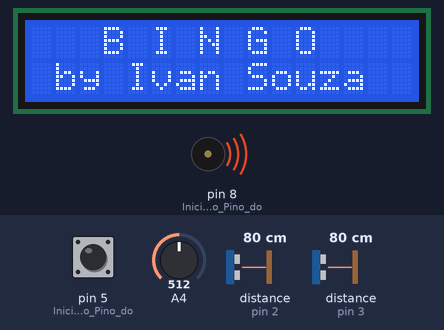
Recording of a sketch running on a simulated Arduino Uno, built with avr-gcc and run on an emulated ATmega328P. Parts: 16×2 character LCD, buzzer (waves = sounding). Wiring (inferred from the names in the program): 2 × range finder with pulse-width output: data pin 2 / data pin 3. The test bench sets the inputs (shaded band); at power-on: pin 5 (Inicialização_do_Pino_do) LOW, A4 = 512, distance to the obstacle (sensors on pin 2, pin 3) 80 cm. Random numbers use the default seed unless the sketch sets one.

Above: at 0.8 s.
0.9 s: pin 5 (Inicialização_do_Pino_do) pulled HIGH for 3.2 s
At 4.8 s:
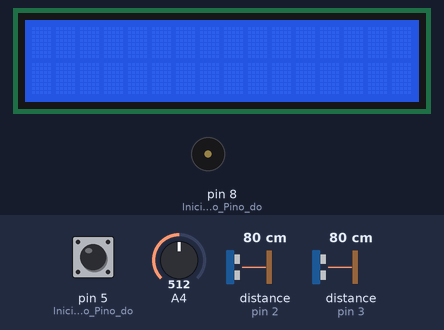
5.6 s: pin 5 (Inicialização_do_Pino_do) driven HIGH
At 6.38 s:
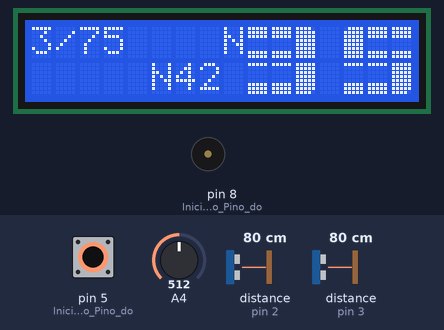
8.1 s: pin 5 (Inicialização_do_Pino_do) driven LOW
9.6 s: pin 5 (Inicialização_do_Pino_do) driven HIGH
At 9.88 s:
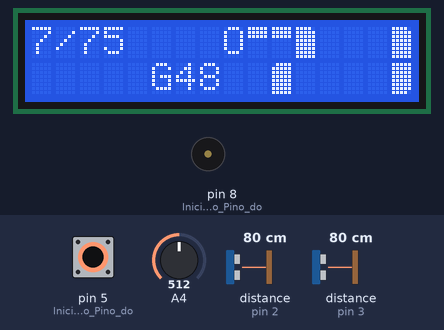
Timing chart, 0 to 20.2 s (numbered marks = the images above; inputs shaded):
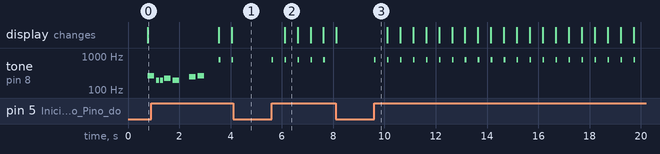

Measured:
- after the input at 5.6 s, tone on pin 8 (Inicialização_do_Pino_do): alternates 784 Hz for 0.06 s and silent for 0.44 s, starting at once; the display: changes after 0.51 s (image 2)
- after the input at 9.6 s, tone on pin 8 (Inicialização_do_Pino_do): alternates 784 Hz for 0.06 s and silent for 0.44 s, starting at once
- by itself, tone on pin 8 (Inicialização_do_Pino_do): plays 196 Hz for 0.13 s, 196 Hz for 0.13 s, 220 Hz for 0.25 s, 196 Hz for 0.25 s, 247 Hz for 0.25 s, 262 Hz for 0.25 s … (8 notes in this stretch)
- what the display in image 2 shows lasts 0.5 s, from 6.1 s to 6.6 s

The sketch:

bingo.ino
```cpp
// (licence header left out)
#include <Wire.h>
#include <LiquidCrystal.h>
// Definição de frequencia das Notas de melodias
#include "pitches.h"

LiquidCrystal lcd(A2, A0, 12, 11, 10, 9); // Pinos do Arduino ligados ao LCD 16x2

// As oito Matrizes que formam os segmentos dos números grandes
byte LT[8] =  { B01111, B11111, B11111, B11111, B11111, B11111, B11111, B11111 };
byte UB[8] =  { B11111, B11111, B11111, B00000, B00000, B00000, B00000, B00000 };
byte RT[8] =  { B11110, B11111, B11111, B11111, B11111, B11111, B11111, B11111 };
byte LL[8] =  { B11111, B11111, B11111, B11111, B11111, B11111, B11111, B01111 };
byte LB[8] =  { B00000, B00000, B00000, B00000, B00000, B11111, B11111, B11111 };
byte LR[8] =  { B11111, B11111, B11111, B11111, B11111, B11111, B11111, B11110 };
byte UMB[8] = { B11111, B11111, B11111, B00000, B00000, B00000, B11111, B11111 };
byte LMB[8] = { B11111, B00000, B00000, B00000, B00000, B11111, B11111, B11111 };


volatile int number = 0;	// Variável de Controle do número sorteado
					                // também utilizada nas rotinas de interrução do encoder
int oldnumber = number;   // Variavel temporária de controle do número anterior
int buttonState = 0;		  // Variavel de Controle do Botão

volatile boolean halfleft = false;	// Usada nas interrupções do encoder
volatile boolean halfright = false; // Usada nas interrupções do encoder

// Variável de controle de posição de número grande
int x = 0;

// Melodia de Início do Bingo:
int melody[] = {
  NOTE_C4, NOTE_G3, NOTE_G3, NOTE_A3, NOTE_G3, 0, NOTE_B3, NOTE_C4
};

// Duração das notas da melodia de Início do Bingo:
int noteDurations[] = {
  4, 8, 8, 4, 4, 4, 4, 4
};

// Variável de controle do número randômico:
long randNumber;

// A Matriz dos números do Bingo (75 pedras):
int anArray[] = { 1, 2, 3, 4, 5, 6, 7, 8, 9, 10, 11, 12, 13, 14, 15, 16, 17, 18, 19, 20, 21, 22, 23, 24, 25, 26, 27, 28, 29, 30, 31, 32, 33, 34, 35, 36, 37, 38, 39, 40, 41, 42, 43, 44, 45, 46, 47, 48, 49, 50, 51, 52, 53, 54, 55, 56, 57, 58, 59, 60, 61, 62, 63, 64, 65, 66, 67, 68, 69, 70, 71, 72, 73, 74, 75 };

// Tamanho da Matriz:
int elements = sizeof(anArray) / sizeof(int);

// Variável de Controle do número sorteado:
int numsort = 0;

// Variáveis de Controle das letras do Bingo...
int numletra, numletraant;

void setup()
{
  pinMode(9, OUTPUT);     // Incialização dos Pinos do LCD...
  digitalWrite(9, LOW);   //
  pinMode(10, OUTPUT);     //
  digitalWrite(10,LOW);    //
  pinMode(11, OUTPUT);     //
  digitalWrite(11,LOW);    //
  pinMode(12, OUTPUT);     //
  digitalWrite(12,LOW);    //
  pinMode(A0, OUTPUT);     //
  digitalWrite(A0,LOW);    //
  pinMode(A2, OUTPUT);     //
  digitalWrite(A2,LOW);    //


  pinMode(8,OUTPUT);       // Inicialização do Pino do Buzzer
  pinMode(8,LOW);

  lcd.begin(16,2);         // Inicialização o LCD

  pinMode(5, INPUT);       // Inicialização do Pino do Botão de Sorteio
  digitalWrite(5,HIGH);

  pinMode(2, INPUT);       // Inicialização dos Pinos do Encoder
  digitalWrite(2, HIGH);	 // Liga o resistor interno de pullup
  pinMode(3, INPUT);       // Inicialização dos Pinos do Encoder
  digitalWrite(3, HIGH);	 // Liga o resistor interno de pullup

  // Inicialização das interrupções do rotary encoder:
  attachInterrupt(0, isr_2, FALLING);	// Chama isr_2 quando o pino 2 vai para LOW
  attachInterrupt(1, isr_3, FALLING);	// Chama isr_3 quando o pino 3 vai para LOW

  // Controle da semente do randômico
  unsigned long seed = seedOut(31);
  randomSeed(seed);

  // Cria os segmentos dos números grandes:
  lcd.createChar(0, LT);
  lcd.createChar(1, UB);
  lcd.createChar(2, RT);
  lcd.createChar(3, LL);
  lcd.createChar(4, LB);
  lcd.createChar(5, LR);
  lcd.createChar(6, UMB);
  lcd.createChar(7, LMB);

  // Embaralha os números da Matriz do Bingo...
  shuffle(anArray, elements, sizeof(int));

  // Inicializa uma variável de controle:
  oldnumber = 1;

  // Mensagem de boas vindas...
  lcd.setCursor(3, 0);
  lcd.print("B I N G O");
  lcd.setCursor(1, 1);
  lcd.print("by Ivan Souza");

  // Toca a melodia de boas vindas...
  for (int thisNote = 0; thisNote < 8; thisNote++) {
	  int noteDuration = 1000 / noteDurations[thisNote];
	  tone(8, melody[thisNote], noteDuration);
  	int pauseBetweenNotes = noteDuration * 1.30;
	  delay(pauseBetweenNotes);
	noTone(8);
  }

  // Apresenta a mensagem de início do Bingo...
  delay(500);
  lcd.clear();
  lcd.print(" Aperte o botao");
  lcd.setCursor(2, 1);
  lcd.print("para Iniciar");

  // Aguarda o pressionamento do Botão para Iniciar...
  while (buttonState == LOW) {
	  buttonState = digitalRead(5);
  }

  // Toca o Tom de Início do Bingo / Pressionamento do botão...
  int noteDuration = 1000 / 16;
  tone(8, NOTE_G5, noteDuration);
  delay(500);
  lcd.clear();
}

void loop()
{
  // Inicializa variável de Controle e das letras do bingo
  int kk;
  String letra = "BINGO";

  // Verifica o Pressionamento do Botão...
  buttonState = digitalRead(5);
  if (buttonState == HIGH) {
    // Sorteia o Numero...
	  numsort++;
	  number = numsort;
    digitalWrite(5,LOW); // desliga o botão...

    // Toca o Tom de Início do Botão...
    int noteDuration = 1000 / 16;
	  tone(8, NOTE_G5, noteDuration);

    // Pausa de meio segundo...
	  delay(500);
  }

  // Controle de Fim e Início do número sorteado
  if (number < 0) {
	  number = 0;
	  tone(8, NOTE_G2, 1000 / 16);
  }
  if (numsort > 74) {
	  numsort = 74;
	  number = numsort;
  }
  if (number > numsort) {
	  number = numsort;
	  tone(8, NOTE_G2, 1000 / 16);
  }

  // Controle de novo número...
  if (number != oldnumber) {
	  Serial.println(number);
	  kk = number;
	  oldnumber = number;
	  if (number < 0) {
	    number = 0;
	    tone(8, NOTE_G2, 1000 / 16);
	  }
	  if (number > 74) {
	    number = 74;
	    tone(8, NOTE_G2, 1000 / 16);
	  }

    // Apresenta a letra e o novo número sorteado...
	  lcd.setCursor(8, 0);
	  lcd.print(" ");
	  lcd.setCursor(8, 0);
	  numletra = map(anArray[kk], 0, 76, 0, 5);
	  lcd.print(letra.substring(numletra, numletra + 1));
	  lcd.setCursor(0, 0);
	  lcd.print("  /  ");
	  lcd.setCursor(0, 0);
	  lcd.print(kk + 1);
	  lcd.print("/75");
	  if (kk > 0) {
	    numletraant = map(anArray[kk - 1], 0, 76, 0, 5);
	    lcd.setCursor(5, 1);
	    lcd.print("   ");
	    lcd.setCursor(5, 1);
	    lcd.print(letra.substring(numletraant, numletraant + 1));
	    lcd.print(anArray[kk - 1]);
	  } else {
	    lcd.setCursor(5, 1);
	    lcd.print("   ");
	  }
	  x = 9;
	  numberf(anArray[kk]);
  }
}

// Função para gerar randomico de um valor: 0 <= x < n, onde n é o número de possíveis números
int rand_range(int n)
{
    int r, ul;
    ul = RAND_MAX - RAND_MAX % n;
    while ((r = random(RAND_MAX + 1)) >= ul);
    //r = random(ul);
    return r % n;
}

// Função para realizar a troca dos números da matriz...
void shuffle_swap(int index_a, int index_b, int *array, int size)
{
    char *x, *y, tmp[size];

    if (index_a == index_b)
	return;

    x = (char *) array + index_a * size;
    y = (char *) array + index_b * size;

    memcpy(tmp, x, size);
    memcpy(x, y, size);
    memcpy(y, tmp, size);
}

// Função para misturar todos os itens da matriz...
void shuffle(int *array, int nmemb, int size)
{
    int r;

    while (nmemb > 1) {
	r = rand_range(nmemb--);
	shuffle_swap(nmemb, r, array, size);
    }
}

// Função de controle de número grande menor que 10 (zero a esquerda)...
void numberf(int n)
{
    custom(n / 10);
    x = x + 4;
    custom(n % 10);
}


// Função para imprimir o número grande...
void custom(int n)
{
    switch (n) {
    case 0:{			          // Segmentos usados para fazer o número 0
	    lcd.setCursor(x, 0);
	    lcd.write((byte)0);
	    lcd.write(1);
	    lcd.write(2);
	    lcd.setCursor(x, 1);
	    lcd.write(3);
	    lcd.write(4);
	    lcd.write(5);
	    break;
	}

    case 1:{
	    lcd.setCursor(x, 0);
	    lcd.write(32);
	    lcd.write(32);
	    lcd.write(2);
	    lcd.setCursor(x, 1);
	    lcd.write(32);
	    lcd.write(32);
	    lcd.write(5);
	    break;
	}
    case 2:{
	    lcd.setCursor(x, 0);
	    lcd.write(6);
	    lcd.write(6);
	    lcd.write(2);
	    lcd.setCursor(x, 1);
	    lcd.write(3);
	    lcd.write(7);
	    lcd.write(7);
	    break;
	}

    case 3:{
	    lcd.setCursor(x, 0);
	    lcd.write(6);
	    lcd.write(6);
	    lcd.write(2);
	    lcd.setCursor(x, 1);
	    lcd.write(7);
	    lcd.write(7);
	    lcd.write(5);
	    break;
	}

    case 4:{
	    lcd.setCursor(x, 0);
	    lcd.write(3);
	    lcd.write(4);
	    lcd.write(2);
	    lcd.setCursor(x, 1);
	    lcd.write(32);
	    lcd.write(32);
	    lcd.write(5);
	    break;
	}

    case 5:{
	    lcd.setCursor(x, 0);
	    lcd.write((byte)0);
	    lcd.write(6);
	    lcd.write(6);
	    lcd.setCursor(x, 1);
	    lcd.write(7);
	    lcd.write(7);
	    lcd.write(5);
	    break;
	}

    case 6:{
	    lcd.setCursor(x, 0);
	    lcd.write((byte)0);
	    lcd.write(6);
	    lcd.write(6);
	    lcd.setCursor(x, 1);
	    lcd.write(3);
	    lcd.write(7);
	    lcd.write(5);
	    break;
	}

    case 7:{
	    lcd.setCursor(x, 0);
	    lcd.write(1);
	    lcd.write(1);
	    lcd.write(2);
	    lcd.setCursor(x, 1);
	    lcd.write(32);
	    lcd.write((byte)0);
	    lcd.write(32);
	    break;
	}

    case 8:{
	    lcd.setCursor(x, 0);
	    lcd.write((byte)0);
	    lcd.write(6);
	    lcd.write(2);
	    lcd.setCursor(x, 1);
	    lcd.write(3);
	    lcd.write(7);
	    lcd.write(5);
	    break;
	}

    case 9:{
	    lcd.setCursor(x, 0);
	    lcd.write((byte)0);
	    lcd.write(6);
	    lcd.write(2);
	    lcd.setCursor(x, 1);
	    lcd.write(32);
	    lcd.write(7);
	    lcd.write(5);
	    break;
	}

    }
}


// Rotina da Interrução do Pino 2 em Baixa para o Rotary Encoder...
void isr_2()
{				// Pin2 foi para LOW
    delay(1);			// Tempo para Debounce
    if (digitalRead(2) == LOW) {	// Pin2 continua LOW ?
	if (digitalRead(3) == HIGH && halfright == false) {	// -->
	    halfright = true;	// Meio ciclo clockwise
	}
	if (digitalRead(3) == LOW && halfleft == true) {	// <--
	    halfleft = false;	// Ciclo Inteiro counter-clockwise
	    number--;
      // if(number<0) {number=0;} // (Testar)...
	}
    }
}

// Rotina da Interrução do Pino 3 em Baixa para o Rotary Encoder...
void isr_3()
{				// Pin3 foi para LOW
    delay(1);			// Tempo para Debounce
    if (digitalRead(3) == LOW) {	// Pin3 continua LOW ?
	if (digitalRead(2) == HIGH && halfleft == false) {	// <--
	    halfleft = true;	// Meio ciclo counter-clockwise
	}
	if (digitalRead(2) == LOW && halfright == true) {	// -->
	    halfright = false;	// Ciclo Inteiro clockwise
	    number++;
	}
    }
}


// Função da Randomização da semente do randômico (kkk)

unsigned long seedOut(unsigned int noOfBits)
{
    unsigned long seed = 0, limit = 99;
    int bit0 = 0, bit1 = 0;
    while (noOfBits--) {
	for (int i = 0; i < limit; ++i) {
	    bit0 = analogRead(4) & 1;
	    bit1 = analogRead(4) & 1;
	    if (bit1 != bit0)
		break;
	}
	seed = (seed << 1) | bit1;
    }
    return seed;
}

// BingoNino
// Máquina de Bingo baseada no Arduino
// Copyright (c) 2015, Ivan Tadeu dos Santos Souza
// All rights reserved.
//
// Redistribution and use in source and binary forms, with or without modification,
// are permitted provided that the following conditions are met:
//
// 1. Redistributions of source code must retain the above copyright notice, this
// list of conditions and the following disclaimer.
//
// 2. Redistributions in binary form must reproduce the above copyright notice, this
// list of conditions and the following disclaimer in the documentation and/or other
// materials provided with the distribution.
//
// 3. Neither the name of the copyright holder nor the names of its contributors may
// be used to endorse or promote products derived from this software without
// specific prior written permission.
//
// THIS SOFTWARE IS PROVIDED BY THE COPYRIGHT HOLDERS AND CONTRIBUTORS "AS IS" AND
// ANY EXPRESS OR IMPLIED WARRANTIES, INCLUDING, BUT NOT LIMITED TO, THE IMPLIED
// WARRANTIES OF MERCHANTABILITY AND FITNESS FOR A PARTICULAR PURPOSE ARE DISCLAIMED.
// IN NO EVENT SHALL THE COPYRIGHT HOLDER OR CONTRIBUTORS BE LIABLE FOR ANY DIRECT,
// INDIRECT, INCIDENTAL, SPECIAL, EXEMPLARY, OR CONSEQUENTIAL DAMAGES (INCLUDING, BUT
// NOT LIMITED TO, PROCUREMENT OF SUBSTITUTE GOODS OR SERVICES; LOSS OF USE, DATA, OR
// PROFITS; OR BUSINESS INTERRUPTION) HOWEVER CAUSED AND ON ANY THEORY OF LIABILITY,
// WHETHER IN CONTRACT, STRICT LIABILITY, OR TORT (INCLUDING NEGLIGENCE OR OTHERWISE)
// ARISING IN ANY WAY OUT OF THE USE OF THIS SOFTWARE, EVEN IF ADVISED OF THE
// POSSIBILITY OF SUCH DAMAGE.
```

pitches.h
```cpp
/*************************************************
 * Public Constants
 *************************************************/

#define NOTE_B0  31
#define NOTE_C1  33
#define NOTE_CS1 35
#define NOTE_D1  37
#define NOTE_DS1 39
#define NOTE_E1  41
#define NOTE_F1  44
#define NOTE_FS1 46
#define NOTE_G1  49
#define NOTE_GS1 52
#define NOTE_A1  55
#define NOTE_AS1 58
#define NOTE_B1  62
#define NOTE_C2  65
#define NOTE_CS2 69
#define NOTE_D2  73
#define NOTE_DS2 78
#define NOTE_E2  82
#define NOTE_F2  87
#define NOTE_FS2 93
#define NOTE_G2  98
#define NOTE_GS2 104
#define NOTE_A2  110
#define NOTE_AS2 117
#define NOTE_B2  123
#define NOTE_C3  131
#define NOTE_CS3 139
#define NOTE_D3  147
#define NOTE_DS3 156
#define NOTE_E3  165
#define NOTE_F3  175
#define NOTE_FS3 185
#define NOTE_G3  196
#define NOTE_GS3 208
#define NOTE_A3  220
#define NOTE_AS3 233
#define NOTE_B3  247
#define NOTE_C4  262
#define NOTE_CS4 277
#define NOTE_D4  294
#define NOTE_DS4 311
#define NOTE_E4  330
#define NOTE_F4  349
#define NOTE_FS4 370
#define NOTE_G4  392
#define NOTE_GS4 415
#define NOTE_A4  440
#define NOTE_AS4 466
#define NOTE_B4  494
#define NOTE_C5  523
#define NOTE_CS5 554
#define NOTE_D5  587
#define NOTE_DS5 622
#define NOTE_E5  659
#define NOTE_F5  698
#define NOTE_FS5 740
#define NOTE_G5  784
#define NOTE_GS5 831
#define NOTE_A5  880
#define NOTE_AS5 932
#define NOTE_B5  988
#define NOTE_C6  1047
#define NOTE_CS6 1109
#define NOTE_D6  1175
#define NOTE_DS6 1245
#define NOTE_E6  1319
#define NOTE_F6  1397
#define NOTE_FS6 1480
#define NOTE_G6  1568
#define NOTE_GS6 1661
#define NOTE_A6  1760
#define NOTE_AS6 1865
#define NOTE_B6  1976
#define NOTE_C7  2093
#define NOTE_CS7 2217
#define NOTE_D7  2349
#define NOTE_DS7 2489
#define NOTE_E7  2637
#define NOTE_F7  2794
#define NOTE_FS7 2960
#define NOTE_G7  3136
#define NOTE_GS7 3322
#define NOTE_A7  3520
#define NOTE_AS7 3729
#define NOTE_B7  3951
#define NOTE_C8  4186
#define NOTE_CS8 4435
#define NOTE_D8  4699
#define NOTE_DS8 4978
```
